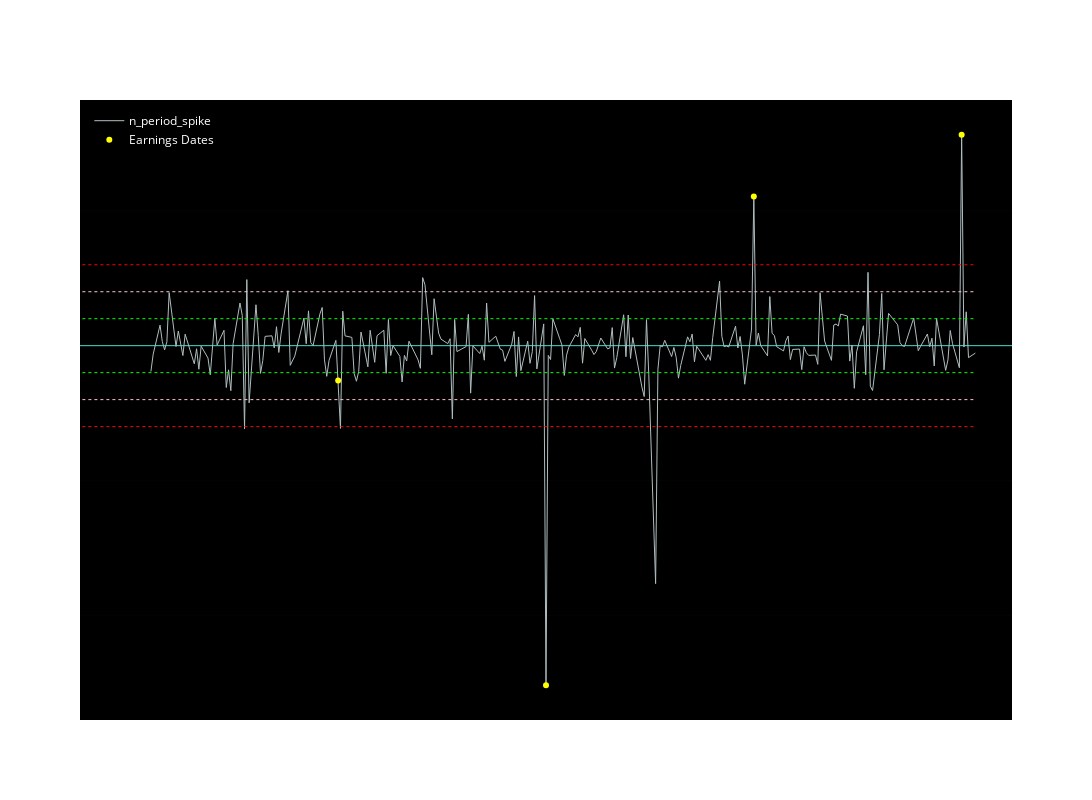

Notebook code for this chart:
### Code cell
import plotly.graph_objects as go

fig = go.Figure(data=go.Scatter(
    x=slice_data.index,
    y=slice_data['n_period_spike'],
    mode='lines',
    name='n_period_spike',
    line=dict(color='#AFBEBF', width=1)
))

# Add horizontal lines for the standard deviations
fig.add_shape(
    type='line',
    x0=slice_data.index.min(),
    x1=slice_data.index.max(),
    y0=1,
    y1=1,
    line=dict(color='lime', width=1, dash='dot')  # Fluorescent green color
)

fig.add_shape(
    type='line',
    x0=slice_data.index.min(),
    x1=slice_data.index.max(),
    y0=-1,
    y1=-1,
    line=dict(color='lime', width=1, dash='dot')  # Fluorescent green color
)
fig.add_shape(
    type='line',
    x0=slice_data.index.min(),
    x1=slice_data.index.max(),
    y0=2,
    y1=2,
    line=dict(color='pink', width=1, dash='dot')  # Fluorescent green color
)

fig.add_shape(
    type='line',
    x0=slice_data.index.min(),
    x1=slice_data.index.max(),
    y0=-2,
    y1=-2,
    line=dict(color='pink', width=1, dash='dot')  # Fluorescent green color
)
fig.add_shape(
    type='line',
    x0=slice_data.index.min(),
    x1=slice_data.index.max(),
    y0=3,
    y1=3,
    line=dict(color='red', width=1, dash='dot')  # Fluorescent green color
)

fig.add_shape(
    type='line',
    x0=slice_data.index.min(),
    x1=slice_data.index.max(),
    y0=-3,
    y1=-3,
    line=dict(color='red', width=1, dash='dot')  # Fluorescent green color
)
# Add scatter plot for earnings dates
fig.add_trace(
    go.Scatter(
        x=earnings_slice_df['reportDate'],
        y=[slice_data['n_period_spike'][date] for date in earnings_slice_df['adjustedReportDate']],
        mode='markers',
        name='Earnings Dates',
        marker=dict(color='yellow', size=6)
    )
)

fig.update_layout(showlegend=True,
                  autosize=False,
                  # Add title
                  title_text=f'{DAY_MULTIPLE} period spikes in S.D terms for ticker: {TICKER}<br>From: {DATE_FROM}<br>To: {DATE_TO}',
                  title_font=dict(size=13, color='white'),
                  # Adjust legend
                  legend=dict(
                      yanchor="top",
                      y=0.99,
                      xanchor="left",
                      x=0.01
                  ),
                  width=1200,
                  height=800,
                  plot_bgcolor='black',
                  paper_bgcolor='rgba(0,0,0,0)',  # this removes the color of the border around the plot
                  xaxis=dict(showgrid=False, gridcolor='#2A2E31', gridwidth=0.1, zeroline=False,
                             zerolinecolor='turquoise',
                             zerolinewidth=1),
                  yaxis=dict(showgrid=True, gridcolor='#2A2E31', gridwidth=0.1, zeroline=True,
                             zerolinecolor='turquoise',
                             zerolinewidth=1),
                  font=dict(color='white', size=12))

fig.show()

### Figure 1 — Plotly figure (JSON) as saved in the notebook; plotly's stock layout.template omitted (floating-point values rounded to 4 significant figures; data arrays with more than 128 entries replaced by an {"elided": "..."} marker saying what was removed)
{"data": [{"line": {"color": "#AFBEBF", "width": 1}, "mode": "lines", "name": "n_period_spike", "x": {"elided": "269 str values"}, "y": {"elided": "269 float values"}, "type": "scatter"}, {"marker": {"color": "yellow", "size": 6}, "mode": "markers", "name": "Earnings Dates", "x": ["2023-01-24", "2023-04-25", "2023-07-25", "2023-10-24", "2024-01-23"], "y": [null, -1.289, -12.59, 5.531, 7.82], "type": "scatter"}], "layout": {"shapes": [{"line": {"color": "lime", "dash": "dot", "width": 1}, "type": "line", "x0": "2023-01-03T00:00:00", "x1": "2024-01-29T00:00:00", "y0": 1, "y1": 1}, {"line": {"color": "lime", "dash": "dot", "width": 1}, "type": "line", "x0": "2023-01-03T00:00:00", "x1": "2024-01-29T00:00:00", "y0": -1, "y1": -1}, {"line": {"color": "pink", "dash": "dot", "width": 1}, "type": "line", "x0": "2023-01-03T00:00:00", "x1": "2024-01-29T00:00:00", "y0": 2, "y1": 2}, {"line": {"color": "pink", "dash": "dot", "width": 1}, "type": "line", "x0": "2023-01-03T00:00:00", "x1": "2024-01-29T00:00:00", "y0": -2, "y1": -2}, {"line": {"color": "red", "dash": "dot", "width": 1}, "type": "line", "x0": "2023-01-03T00:00:00", "x1": "2024-01-29T00:00:00", "y0": 3, "y1": 3}, {"line": {"color": "red", "dash": "dot", "width": 1}, "type": "line", "x0": "2023-01-03T00:00:00", "x1": "2024-01-29T00:00:00", "y0": -3, "y1": -3}], "title": {"font": {"size": 13, "color": "white"}, "text": "1 period spikes in S.D terms for ticker: RTX<br>From: 2023-01-01<br>To: 2024-01-29"}, "legend": {"yanchor": "top", "y": 0.99, "xanchor": "left", "x": 0.01}, "xaxis": {"showgrid": false, "gridcolor": "#2A2E31", "gridwidth": 0.1, "zeroline": false, "zerolinecolor": "turquoise", "zerolinewidth": 1}, "yaxis": {"showgrid": true, "gridcolor": "#2A2E31", "gridwidth": 0.1, "zeroline": true, "zerolinecolor": "turquoise", "zerolinewidth": 1}, "font": {"color": "white", "size": 12}, "showlegend": true, "autosize": false, "width": 1200, "height": 800, "plot_bgcolor": "black", "paper_bgcolor": "rgba(0,0,0,0)"}}
